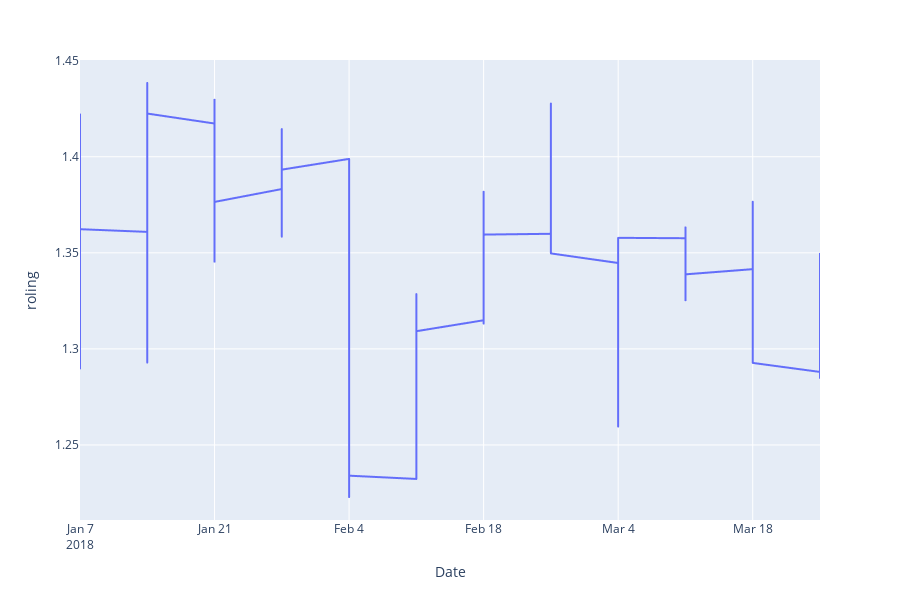

Write notebook code for a chart like this one.
### Code cell
fig = px.line(avocado_full.query('year == 2018'), y = 'roling', x = 'Date', height=600)
fig.show()

### Figure 1 — Plotly figure (JSON) as saved in the notebook; plotly's stock layout.template omitted (floating-point values rounded to 4 significant figures; data arrays with more than 128 entries replaced by an {"elided": "..."} marker saying what was removed)
{"data": [{"hovertemplate": "Date=%{x}<br>roling=%{y}<extra></extra>", "legendgroup": "", "line": {"color": "#636efa", "dash": "solid"}, "mode": "lines", "name": "", "showlegend": false, "type": "scattergl", "x": {"elided": "1296 str values"}, "xaxis": "x", "y": {"elided": "1296 float values"}, "yaxis": "y"}], "layout": {"height": 600, "legend": {"tracegroupgap": 0}, "margin": {"t": 60}, "xaxis": {"anchor": "y", "domain": [0, 1], "title": {"text": "Date"}}, "yaxis": {"anchor": "x", "domain": [0, 1], "title": {"text": "roling"}}}}
